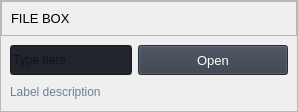
                      <widget class="QFrame" name="row_1">
                       <property name="geometry">
                        <rect>
                         <x>10</x>
                         <y>10</y>
                         <width>298</width>
                         <height>112</height>
                        </rect>
                       </property>
                       <property name="frameShape">
                        <enum>QFrame::Shape::StyledPanel</enum>
                       </property>
                       <property name="frameShadow">
                        <enum>QFrame::Shadow::Raised</enum>
                       </property>
                       <layout class="QVBoxLayout" name="verticalLayout_16">
                        <property name="spacing">
                         <number>0</number>
                        </property>
                        <property name="leftMargin">
                         <number>0</number>
                        </property>
                        <property name="topMargin">
                         <number>0</number>
                        </property>
                        <property name="rightMargin">
                         <number>0</number>
                        </property>
                        <property name="bottomMargin">
                         <number>0</number>
                        </property>
                        <item>
                         <widget class="QFrame" name="frame_div_content_1">
                          <property name="minimumSize">
                           <size>
                            <width>0</width>
                            <height>110</height>
                           </size>
                          </property>
                          <property name="maximumSize">
                           <size>
                            <width>16777215</width>
                            <height>110</height>
                           </size>
                          </property>
                          <property name="frameShape">
                           <enum>QFrame::Shape::NoFrame</enum>
                          </property>
                          <property name="frameShadow">
                           <enum>QFrame::Shadow::Raised</enum>
                          </property>
                          <layout class="QVBoxLayout" name="verticalLayout_17">
                           <property name="spacing">
                            <number>0</number>
                           </property>
                           <property name="leftMargin">
                            <number>0</number>
                           </property>
                           <property name="topMargin">
                            <number>0</number>
                           </property>
                           <property name="rightMargin">
                            <number>0</number>
                           </property>
                           <property name="bottomMargin">
                            <number>0</number>
                           </property>
                           <item>
                            <widget class="QFrame" name="frame_title_wid_1">
                             <property name="maximumSize">
                              <size>
                               <width>16777215</width>
                               <height>35</height>
                              </size>
                             </property>
                             <property name="frameShape">
                              <enum>QFrame::Shape::StyledPanel</enum>
                             </property>
                             <property name="frameShadow">
                              <enum>QFrame::Shadow::Raised</enum>
                             </property>
                             <layout class="QVBoxLayout" name="verticalLayout_18">
                              <item>
                               <widget class="QLabel" name="labelBoxBlenderInstalation">
                                <property name="font">
                                 <font>
                                  <family>Segoe UI</family>
                                  <pointsize>10</pointsize>
                                  <italic>false</italic>
                                  <bold>false</bold>
                                 </font>
                                </property>
                                <property name="styleSheet">
                                 <string notr="true"/>
                                </property>
                                <property name="text">
                                 <string>FILE BOX</string>
                                </property>
                               </widget>
                              </item>
                             </layout>
                            </widget>
                           </item>
                           <item>
                            <widget class="QFrame" name="frame_content_wid_1">
                             <property name="frameShape">
                              <enum>QFrame::Shape::NoFrame</enum>
                             </property>
                             <property name="frameShadow">
                              <enum>QFrame::Shadow::Raised</enum>
                             </property>
                             <layout class="QHBoxLayout" name="horizontalLayout_9">
                              <item>
                               <layout class="QGridLayout" name="gridLayout">
                                <property name="bottomMargin">
                                 <number>0</number>
                                </property>
                                <item row="0" column="0">
                                 <widget class="QLineEdit" name="lineEdit">
                                  <property name="minimumSize">
                                   <size>
                                    <width>0</width>
                                    <height>30</height>
                                   </size>
                                  </property>
                                  <property name="styleSheet">
                                   <string notr="true">background-color: rgb(33, 37, 43);</string>
                                  </property>
                                  <property name="text">
                                   <string/>
                                  </property>
                                  <property name="placeholderText">
                                   <string>Type here</string>
                                  </property>
                                 </widget>
                                </item>
                                <item row="0" column="1">
                                 <widget class="QPushButton" name="pushButton">
                                  <property name="minimumSize">
                                   <size>
                                    <width>150</width>
                                    <height>30</height>
                                   </size>
                                  </property>
                                  <property name="font">
                                   <font>
                                    <family>Segoe UI</family>
                                    <pointsize>10</pointsize>
                                    <italic>false</italic>
                                    <bold>false</bold>
                                   </font>
                                  </property>
                                  <property name="cursor">
                                   <cursorShape>PointingHandCursor</cursorShape>
                                  </property>
                                  <property name="styleSheet">
                                   <string notr="true">background-color: rgb(52, 59, 72);
color: white;</string>
                                  </property>
                                  <property name="text">
                                   <string>Open</string>
                                  </property>
                                  <property name="icon">
                                   <iconset>
                                    <normaloff>:/icons/images/icons/cil-folder-open.png</normaloff>:/icons/images/icons/cil-folder-open.png</iconset>
                                  </property>
                                 </widget>
                                </item>
                                <item row="1" column="0" colspan="2">
                                 <widget class="QLabel" name="labelVersion_3">
                                  <property name="styleSheet">
                                   <string notr="true">color: rgb(113, 126, 149);</string>
                                  </property>
                                  <property name="lineWidth">
                                   <number>1</number>
                                  </property>
                                  <property name="text">
                                   <string>Label description</string>
                                  </property>
                                  <property name="alignment">
                                   <set>Qt::AlignmentFlag::AlignLeading|Qt::AlignmentFlag::AlignLeft|Qt::AlignmentFlag::AlignVCenter</set>
                                  </property>
                                 </widget>
                                </item>
                               </layout>
                              </item>
                             </layout>
                            </widget>
                           </item>
                          </layout>
                         </widget>
                        </item>
                       </layout>
                      </widget>
